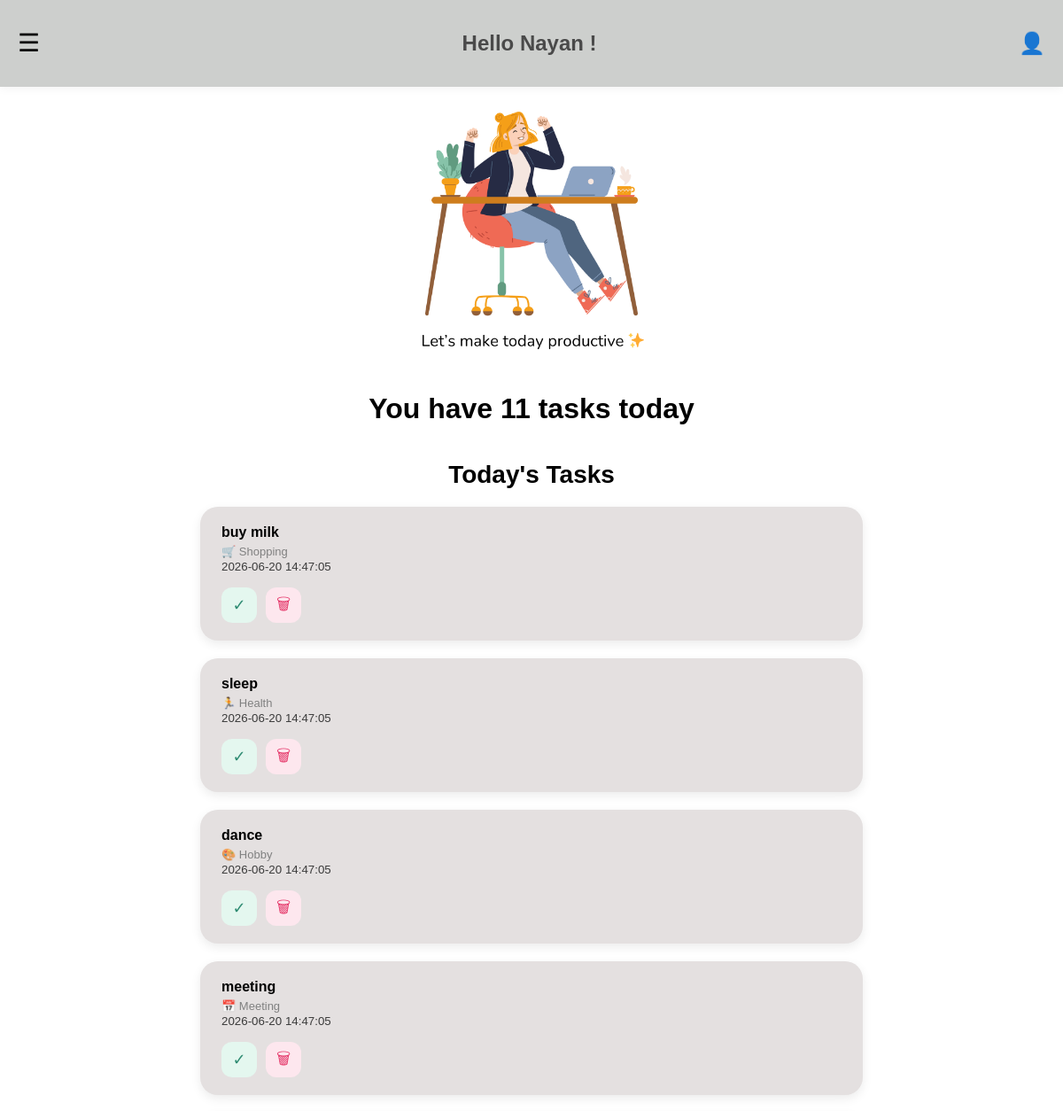
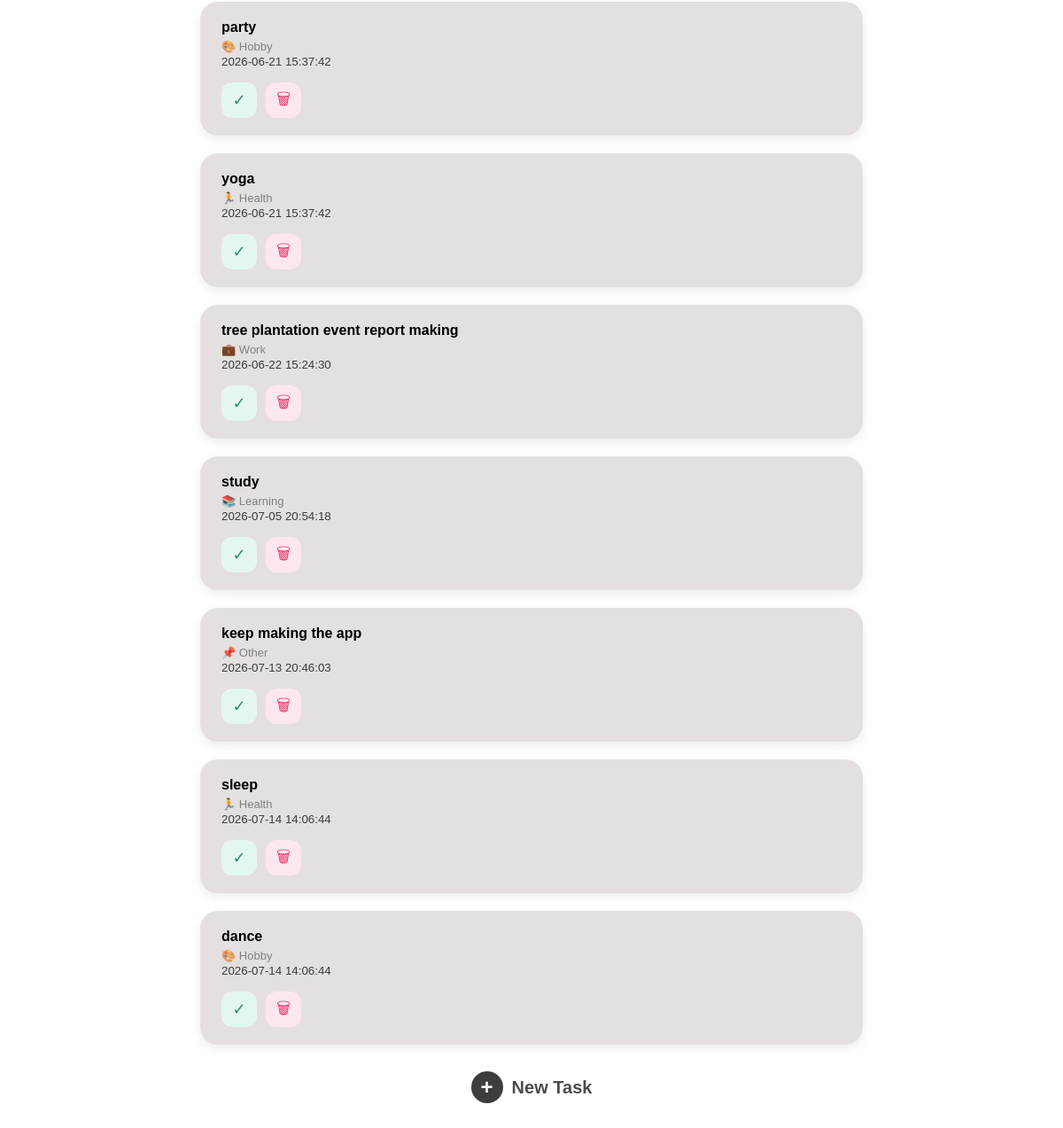
Page /home on the earlier database version (2 pictures, top to bottom).
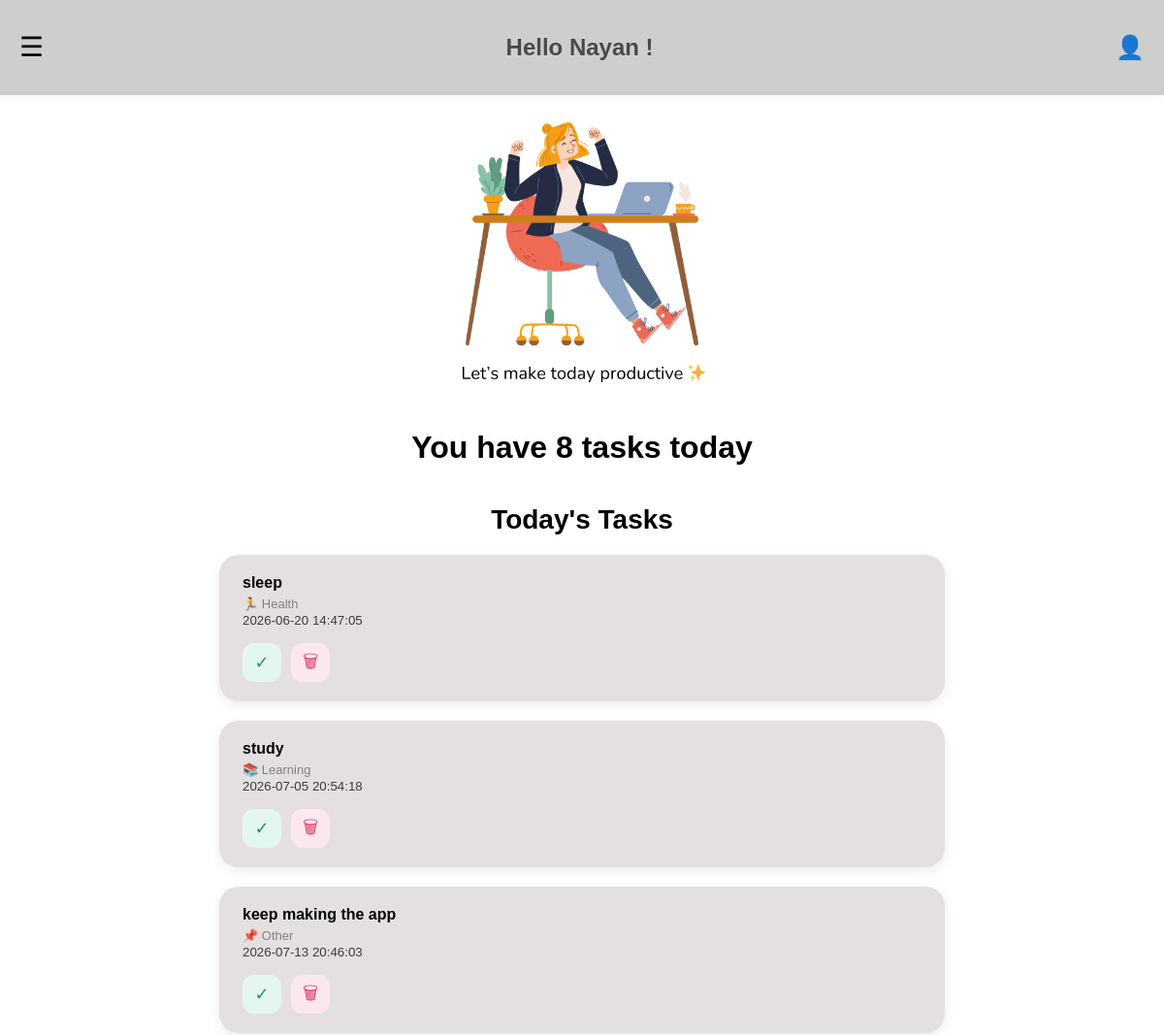
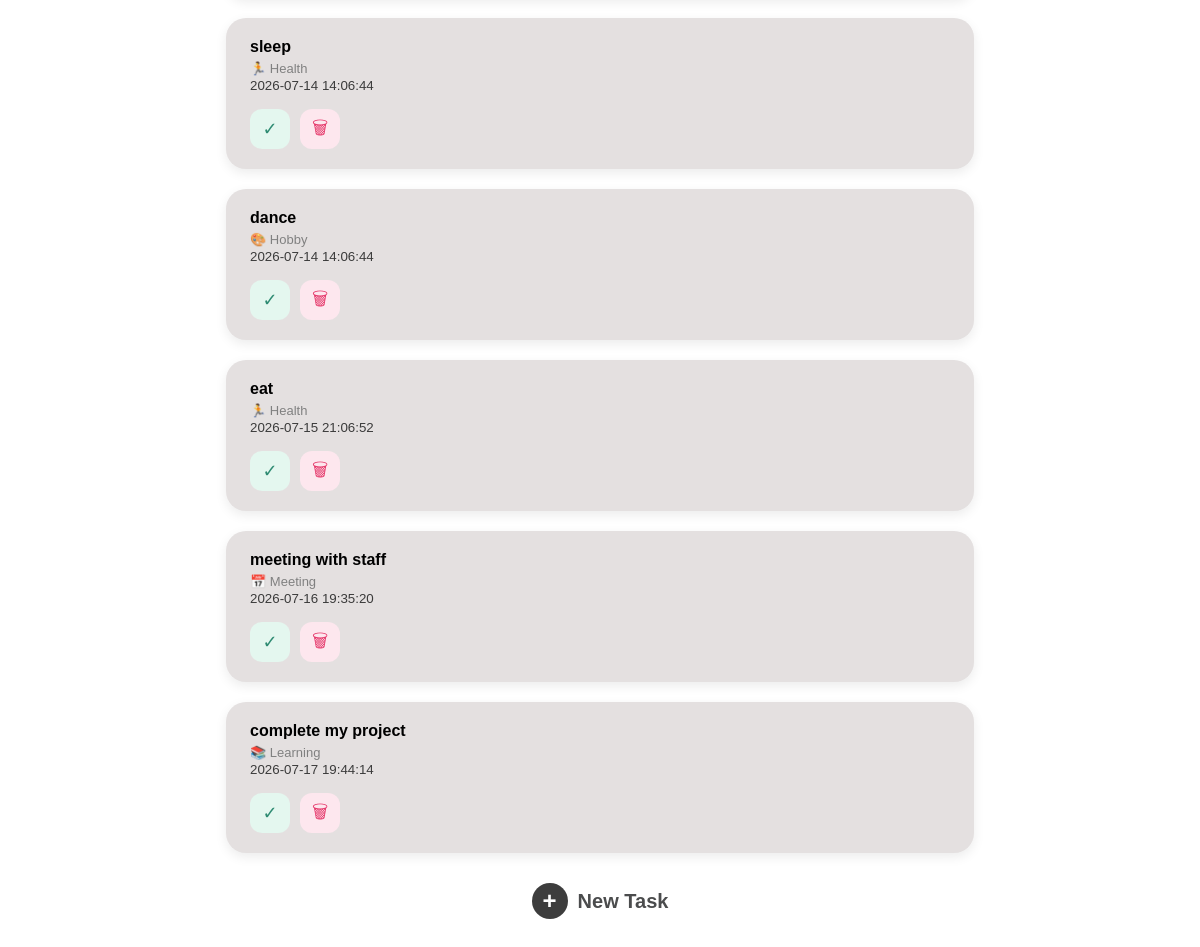
Same page on the later database version (2 pictures, top to bottom).
### tables this page shows
CREATE TABLE tasks (
        id INTEGER PRIMARY KEY AUTOINCREMENT,
        name TEXT,
        category TEXT,
        status TEXT,
        date TEXT
    );

### app.py (the view)
@app.route("/home")
def home():
    conn = sqlite3.connect("tasks.db")
    cursor = conn.cursor()
    cursor.execute("SELECT * FROM tasks WHERE status='pending'")
    pending_rows = cursor.fetchall()
    conn.close()
    category_icons = {
        "Learning": "📚",
        "Work": "💼",
        "Health": "🏃",
        "Shopping": "🛒",
        "Personal": "🏠",
        "Hobby": "🎨",
        "Finance": "💰",
        "Meeting": "📅",
        "Design": "🖌️",
        "Special Event": "🎉",
        "Other": "📌"
    }
    pending_tasks = []
    for row in pending_rows:
        pending_tasks.append({
            "id": row[0],
            "name": row[1],
            "category": row[2],
            "status": row[3],
            "date": row[4],
            "icon": category_icons.get(row[2], "📌")
        })
    pending_count = len(pending_tasks)
    return render_template(
        "home.html",
        pending_tasks=pending_tasks,
        pending_count=pending_count
    )

### templates/home.html (shortened to what this page needs)
<!DOCTYPE html>
<html>
<head>
    <link rel="stylesheet" href="{{ url_for('static', filename='style.css') }}">
</head>
<body>
    <div class="topbar">
    <span class="menu-btn" onclick="openSidebar()">☰</span>
    <h2>Hello Nayan !</h2>
    <div class="profile">👤</div>
</div>
    <div class="hero-section">
        <img src="{{ url_for('static', filename='images/toDo_app_image.png') }}"
     alt="Motivation"
     class="hero-image">
         <h1 class="text-message">You have {{ pending_count }} task{% if pending_count != 1 %}s{% endif %} today</h1>
    </div>
<div class="today-tasks">
    <h3>Today's Tasks</h3>
   {% if pending_tasks %}
     {% for task in pending_tasks %}
        <div class="task-card">
           <div class="task-header">
              <div class="task-text">
               <h4>{{ task.name }}</h4>
               <p>{{ task.icon }} {{ task.category }}</p>
               <small>{{ task.date }}</small>
                    </div>
                  <div class="task-buttons">
                  <button class="done-btn" onclick="markDone('{{ task.id }}')"> ✓ </button>
                  <button class="delete-btn" onclick="deleteTask('{{ task.id }}')"> 🗑 </button>
                  </div>
                </div>
            </div>
        {% endfor %}
    {% else %}
        <p>No pending tasks.</p>
    {% endif %}
</div>
<div class="new-task-container">
    <a href="/add-task" class="new-task-btn">
        <span class="plus-icon">+</span>
        <span>New Task</span>
    </a>
</div>
</body>
</html>

Differences in the rows shown:
no longer on this page (row edited): tasks: name "buy milk", icon "🛒", category "Shopping", date "2026-06-20 14:47:05"
no longer on this page (row edited): tasks: name "dance", icon "🎨", category "Hobby", date "2026-06-20 14:47:05"
no longer on this page (row edited): tasks: name "meeting", icon "📅", category "Meeting", date "2026-06-20 14:47:05"
no longer on this page (row edited): tasks: name "party", icon "🎨", category "Hobby", date "2026-06-21 15:37:42"
no longer on this page (row edited): tasks: name "yoga", icon "🏃", category "Health", date "2026-06-21 15:37:42"
no longer on this page (row edited): tasks: name "tree plantation event report making", icon "💼", category "Work", date "2026-06-22 15:24:30"
added tasks: name "eat", icon "🏃", category "Health", date "2026-07-15 21:06:52"
added tasks: name "meeting with staff", icon "📅", category "Meeting", date "2026-07-16 19:35:20"
added tasks: name "complete my project", icon "📚", category "Learning", date "2026-07-17 19:44:14"
Other differences:
{{ pending_count }}: "11" → "8"
